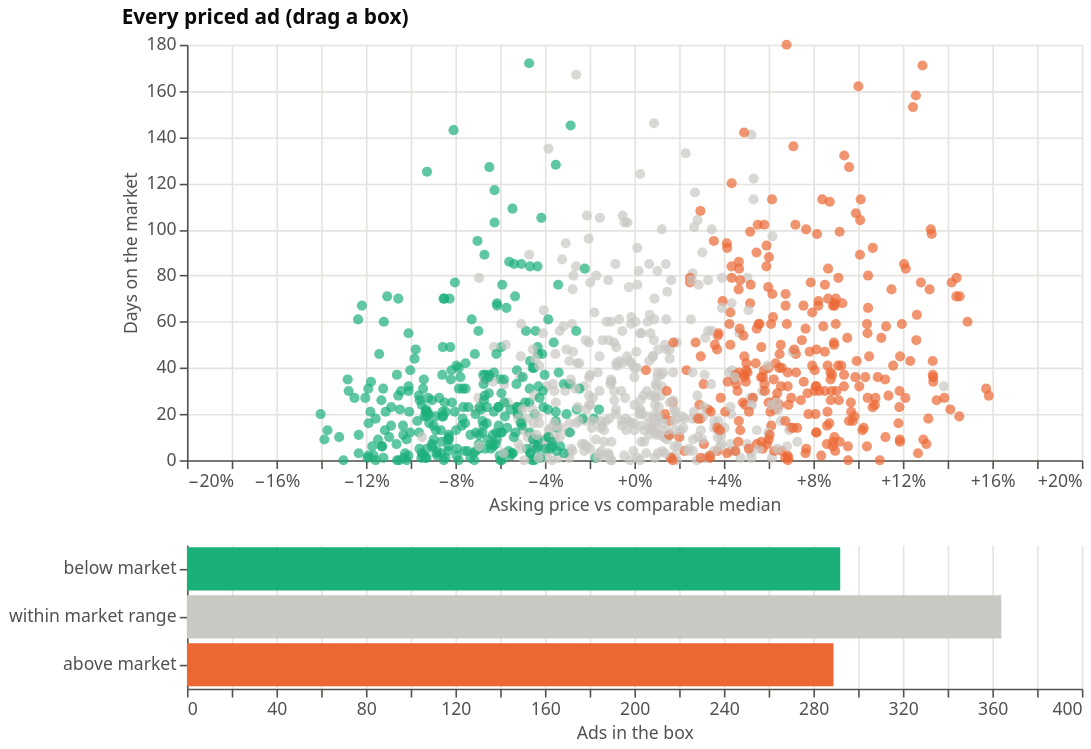

Notebook code for this chart:
### Markdown cell above
The same in one view, ad by ad. **Drag a box** on the scatter to select ads; the bars below count them by position.

### Code cell
pts = priced[["car", "state", "price_brl", "median", "gap_pct", "days_on_market", "is_sold", "position"]].copy()
pts["status"] = np.where(pts["is_sold"], "Sold", "Still online")
box = alt.selection_interval()
pos_colors = alt.Scale(domain=["below market", "within market range", "above market"], range=[GREEN, GREY, ORANGE])
scatter = alt.Chart(pts).mark_circle(size=40, opacity=0.7).encode(
    x=alt.X("gap_pct:Q", title="Asking price vs comparable median", axis=alt.Axis(format="+%")),
    y=alt.Y("days_on_market:Q", title="Days on the market"),
    color=alt.condition(box, alt.Color("position:N", scale=pos_colors, title="Position"), alt.value("#e6e6e6")),
    shape=alt.Shape("status:N", title=None),
    tooltip=["car", "state", alt.Tooltip("price_brl:Q", format=",.0f"), alt.Tooltip("median:Q", format=",.0f"),
             alt.Tooltip("gap_pct:Q", format="+.1%"), "days_on_market", "status"],
).add_params(box).properties(width=560, height=260, title="Every priced ad (drag a box)")
counts = alt.Chart(pts).transform_filter(box).mark_bar().encode(
    y=alt.Y("position:N", title=None, sort=["below market", "within market range", "above market"]),
    x=alt.X("count():Q", title="Ads in the box"),
    color=alt.Color("position:N", scale=pos_colors, legend=None),
).properties(width=560, height=90)
alt.vconcat(scatter, counts)

### Figure 1 — Vega-Lite specification as saved in the notebook (floating-point values rounded to 4 significant figures; data arrays with more than 128 entries replaced by an {"elided": "..."} marker saying what was removed)
{"config": {"view": {"stroke": null}, "axis": {"gridColor": "#e4e3df", "domainColor": "#52514e", "tickColor": "#52514e", "labelColor": "#52514e", "titleColor": "#52514e", "labelFontSize": 11, "titleFontSize": 11, "titleFontWeight": "normal"}, "legend": {"labelColor": "#52514e", "titleColor": "#52514e"}, "title": {"anchor": "start", "fontSize": 13, "color": "#0b0b0b"}, "font": "system-ui, -apple-system, Segoe UI, sans-serif"}, "vconcat": [{"mark": {"type": "circle", "opacity": 0.7, "size": 40}, "encoding": {"color": {"condition": {"param": "param_54dd647193d9b3b3", "field": "position", "scale": {"domain": ["below market", "within market range", "above market"], "range": ["#1baf7a", "#c9c8c3", "#eb6834"]}, "title": "Position", "type": "nominal"}, "value": "#e6e6e6"}, "shape": {"field": "status", "title": null, "type": "nominal"}, "tooltip": [{"field": "car", "type": "nominal"}, {"field": "state", "type": "nominal"}, {"field": "price_brl", "format": ",.0f", "type": "quantitative"}, {"field": "median", "format": ",.0f", "type": "quantitative"}, {"field": "gap_pct", "format": "+.1%", "type": "quantitative"}, {"field": "days_on_market", "type": "quantitative"}, {"field": "status", "type": "nominal"}], "x": {"axis": {"format": "+%"}, "field": "gap_pct", "title": "Asking price vs comparable median", "type": "quantitative"}, "y": {"field": "days_on_market", "title": "Days on the market", "type": "quantitative"}}, "height": 260, "name": "view_aff836ca60ea39a3_0", "title": "Every priced ad (drag a box)", "width": 560}, {"mark": {"type": "bar"}, "encoding": {"color": {"field": "position", "legend": null, "scale": {"domain": ["below market", "within market range", "above market"], "range": ["#1baf7a", "#c9c8c3", "#eb6834"]}, "type": "nominal"}, "x": {"aggregate": "count", "title": "Ads in the box", "type": "quantitative"}, "y": {"field": "position", "sort": ["below market", "within market range", "above market"], "title": null, "type": "nominal"}}, "height": 90, "transform": [{"filter": {"param": "param_54dd647193d9b3b3"}}], "width": 560}], "data": {"name": "data-9a6948fd4c2acaf805ea676fdf3b2730"}, "params": [{"name": "param_54dd647193d9b3b3", "select": {"type": "interval"}, "views": ["view_aff836ca60ea39a3_0"]}], "$schema": "https://vega.github.io/schema/vega-lite/v6.4.1.json", "datasets": {"data-9a6948fd4c2acaf805ea676fdf3b2730": {"elided": "945 records"}}}
